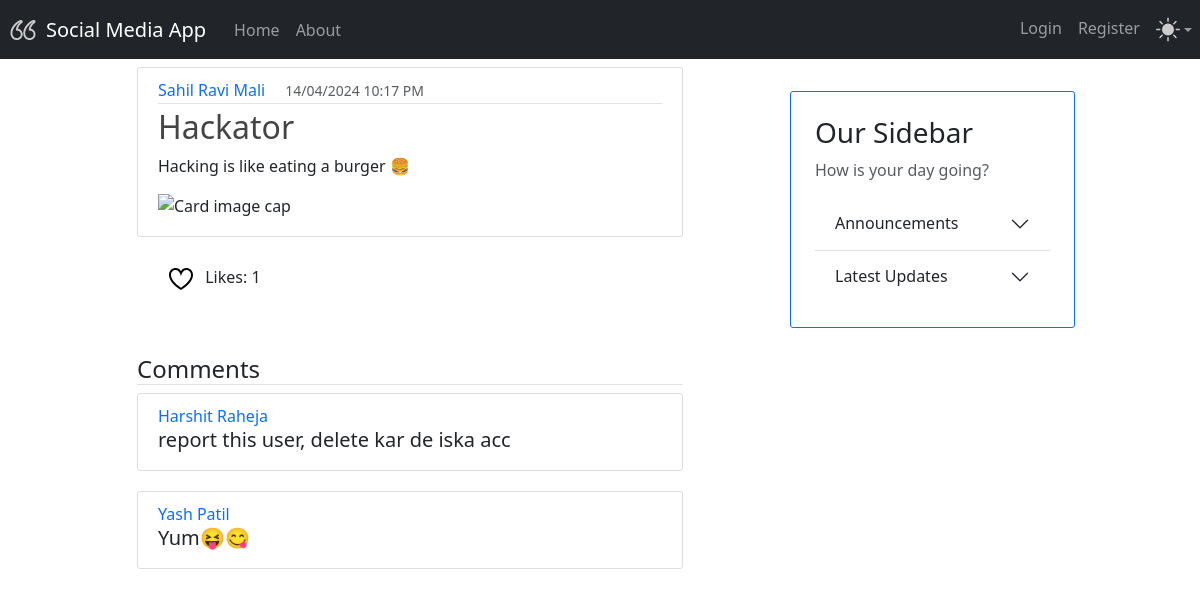
Screenshot of /post/21 with the database file from the repository.
### models.py (models this page shows, shortened)
class Base(DeclarativeBase): # pylint: disable=too-few-public-methods
    pass

class User(Base, UserMixin): # pylint: disable=too-few-public-methods
    __tablename__ = "user_account"
    username: Mapped[str] = mapped_column(primary_key=True)
    fullname: Mapped[str] = mapped_column(nullable=False)
    email: Mapped[str] = mapped_column(nullable=False, unique=True)
    password: Mapped[str] = mapped_column(nullable=False)
    profile_pic_url: Mapped[Optional[str]] = mapped_column(default="user.png")
    posts: Mapped[List["Posts"]] = relationship(back_populates="owner")

class Posts(Base): # pylint: disable=too-few-public-methods
    __tablename__ = "posts"
    id: Mapped[int] = mapped_column(primary_key=True)
    title: Mapped[str] = mapped_column(nullable=False)
    text: Mapped[str] = mapped_column(nullable=False)
    image: Mapped[Optional[str]] = mapped_column()
    likes: Mapped[List["Likes"]] = relationship(back_populates="post")
    timestamp: Mapped[int] = mapped_column(nullable=False)
    owner_id: Mapped[str] = mapped_column(ForeignKey("user_account.username"))
    owner: Mapped["User"] = relationship(back_populates="posts")
    comments: Mapped[List["Comments"]] = relationship(back_populates="post")
    no_of_likes = column_property(
        select(func.count(Likes.id))
        .where(Likes.liked_post_id == id)
        .scalar_subquery()
    )

class Comments(Base): # pylint: disable=too-few-public-methods
    __tablename__ = "comments"
    id: Mapped[int] = mapped_column(primary_key=True)
    text: Mapped[str] = mapped_column(nullable=False)
    creator_id: Mapped[str] = mapped_column(ForeignKey("user_account.username"))
    created_by: Mapped["User"] = relationship()
    post_id: Mapped[int] = mapped_column(ForeignKey("posts.id"))
    post: Mapped["Posts"] = relationship()

### app.py (the view)
@app.route("/post/<int:post_id>", methods=['GET', 'POST'])
def post(post_id):
    post = db.session.execute(db.select(Posts).where(Posts.id == post_id)).scalar_one_or_none()
    comments_list = post.comments[::-1] if post.comments else []
    print(comments_list)
    tz = timezone("Asia/Kolkata")
    if current_user.is_authenticated:
        has_liked = db.session.execute(select(Likes)
                                       .where(Likes.liked_by_id == current_user.username)
                                       .where(Likes.liked_post_id == post_id)
                                       ).scalar_one_or_none()
        form = CommentForm(text="")
        if form.validate_on_submit() :
            comment = Comments(
                        text=form.text.data,
                        created_by=current_user,
                        post_id = post_id,
                        )
            db.session.add(comment)
            post.comments.append(comment)
            comment.created_by = current_user
            db.session.commit()
            flash('Comment Created!', 'success')
            return redirect(url_for("post", post_id=post_id))
        return render_template('post.html', post=post,datetime=datetime,comments=comments_list,form=form,tz=tz, has_liked=has_liked)
    else:
        return render_template('post.html', post=post,datetime=datetime,comments=comments_list,form=None,tz=tz)

### templates/post.html (shortened to what this page needs)
{% extends "layout.html" %}
{% import "macros.html" as macro %}
{% block content %}
<article class="media content-section card">
    {{ macro.render_post(post, datetime, tz) }}
</article>
<li class="button-container d-flex justify-content-between">
    <div class="mt-2 mb-4">
        <ul class="button" onclick="location.href='{{ url_for('like_post', post_id=post.id) }}';">
            {% if has_liked %}
                <img src="{{ url_for('static', filename='liked.svg') }}" class="me-2 likeButton invertOnDark">
            {% else %}
                <img src="{{ url_for('static', filename='notliked.svg') }}" class="me-2 likeButton invertOnDark">
            {% endif %}
            Likes: {{ post.no_of_likes }}
        </ul>
    </div>
</li>
        <div class="media-body">
        <h4 class="border-bottom mt-4">Comments</h4>
        {% for comment in comments %}
            <div class="media content-section">
                <div class="media-body">
                    <a class="text-decoration-none" href="#"> {{ comment.created_by.fullname }}</a>
                    <h5>{{ comment.text }}</h5>
                </div>
            </div>
        {% endfor %}
    </div>
<br>
{% endblock %}

### templates/macros.html
{% macro render_post(post, datetime, tz) -%}
    <div class="media-body">
        <div class="article-metadata">
            <a class="text-decoration-none me-3" href="#">{{ post.owner.fullname }}</a>
            <small class="text-muted">{{ datetime.fromtimestamp(post.timestamp, tz=tz).strftime('%d/%m/%Y %I:%M %p') }}</small>
        </div>
        <h2><a class="article-title text-decoration-none" href="{{ url_for('post',post_id=post.id) }}">{{ post.title }}</a></h2>
        <p class="article-content">{{ post.text }}</p>
        {% if post.image %}
            <img class="card-img-bottom mb-2" src="{{ post.image }}" alt="Card image cap">
        {% endif %}
    </div>
{%- endmacro %}

### static/main.css (style rules this page uses)
.content-section { //background: #ffffff; padding: 10px 20px; border: 1px solid #dddddd; border-radius: 8px; margin-bottom: 20px; }
.content-section { //background: #ffffff; padding: 10px 20px; border: 1px solid #dddddd; border-radius: 3px; margin-bottom: 20px; }
.article-title { color: #444444; }
.article-content { white-space: pre-line; }
.article-metadata { padding-bottom: 1px; margin-bottom: 4px; border-bottom: 1px solid #e3e3e3 }

### rows the page displays
User: owner.fullname "Sahil Ravi Mali"
Posts: fromtimestamp "14/04/2024 10:17 PM", title "Hackator", text "Hacking is like eating a burger 🍔"
Comments: created_by.fullname "Harshit Raheja", text "report this user, delete kar de iska acc"
Comments: created_by.fullname "Yash Patil", text "Yum😝😋"

### other values shown
{{ post.no_of_likes }} "1"
